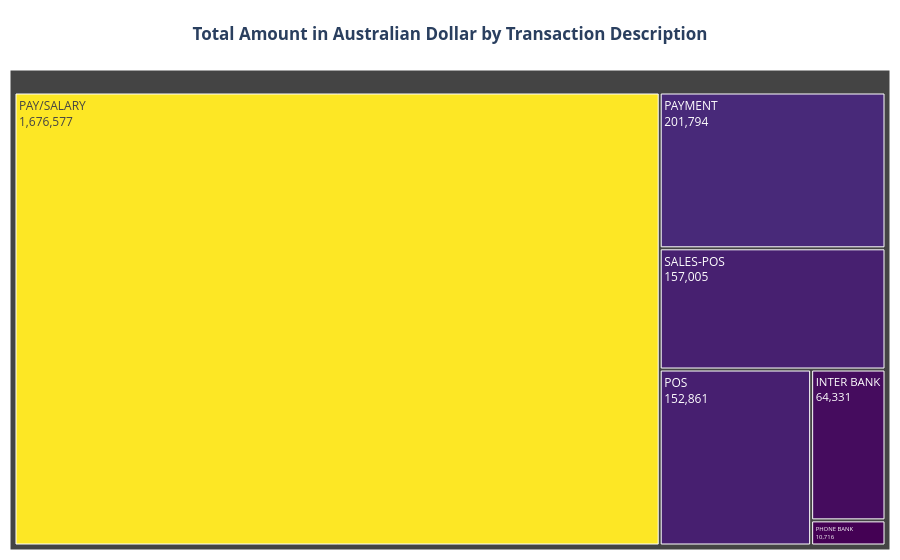

The notebook cell saved with this chart:
### Markdown cell above
# 4.4   Analysis of the mode of transaction (SALES-POS vs POS)

### Code cell
# Analysis the mode of transactions

df_grp_transaction_modes = df_cleaned.groupby(by='txn_description')['amount'].sum().round().reset_index()

# Generate the treemap
fig = px.treemap(df_grp_transaction_modes, path=['txn_description'], values='amount',
    color='amount', color_continuous_scale='Viridis'
)

# Polish the layout
fig.update_layout(
    title=dict(text="<b>Total Amount in Australian Dollar by Transaction Description</b>",
        x = 0.5,y = 0.95, xanchor = 'center'),
    margin=dict(l=10, r=10, t=70, b=10),
    coloraxis_showscale=False)

# Configure text display inside the boxes
fig.data[0].textinfo = 'label+value'

fig.show()

### Figure 1 — Plotly figure (JSON) as saved in the notebook; plotly's stock layout.template omitted (floating-point values rounded to 4 significant figures)
{"data": [{"branchvalues": "total", "customdata": [[64331], [1676577], [201794], [10716], [152861], [157005]], "domain": {"x": [0, 1], "y": [0, 1]}, "hovertemplate": "labels=%{label}<br>amount_sum=%{value}<br>parent=%{parent}<br>id=%{id}<br>amount=%{color}<extra></extra>", "ids": ["INTER BANK", "PAY/SALARY", "PAYMENT", "PHONE BANK", "POS", "SALES-POS"], "labels": ["INTER BANK", "PAY/SALARY", "PAYMENT", "PHONE BANK", "POS", "SALES-POS"], "marker": {"coloraxis": "coloraxis", "colors": [64331, 1676577, 201794, 10716, 152861, 157005]}, "name": "", "parents": ["", "", "", "", "", ""], "textinfo": "label+value", "type": "treemap", "values": [64331, 1676577, 201794, 10716, 152861, 157005]}], "layout": {"coloraxis": {"colorbar": {"title": {"text": "amount"}}, "colorscale": [[0, "#440154"], [0.1111, "#482878"], [0.2222, "#3e4989"], [0.3333, "#31688e"], [0.4444, "#26828e"], [0.5556, "#1f9e89"], [0.6667, "#35b779"], [0.7778, "#6ece58"], [0.8889, "#b5de2b"], [1, "#fde725"]], "showscale": false}, "legend": {"tracegroupgap": 0}, "margin": {"b": 10, "l": 10, "r": 10, "t": 70}, "title": {"text": "<b>Total Amount in Australian Dollar by Transaction Description</b>", "x": 0.5, "xanchor": "center", "y": 0.95}}}
